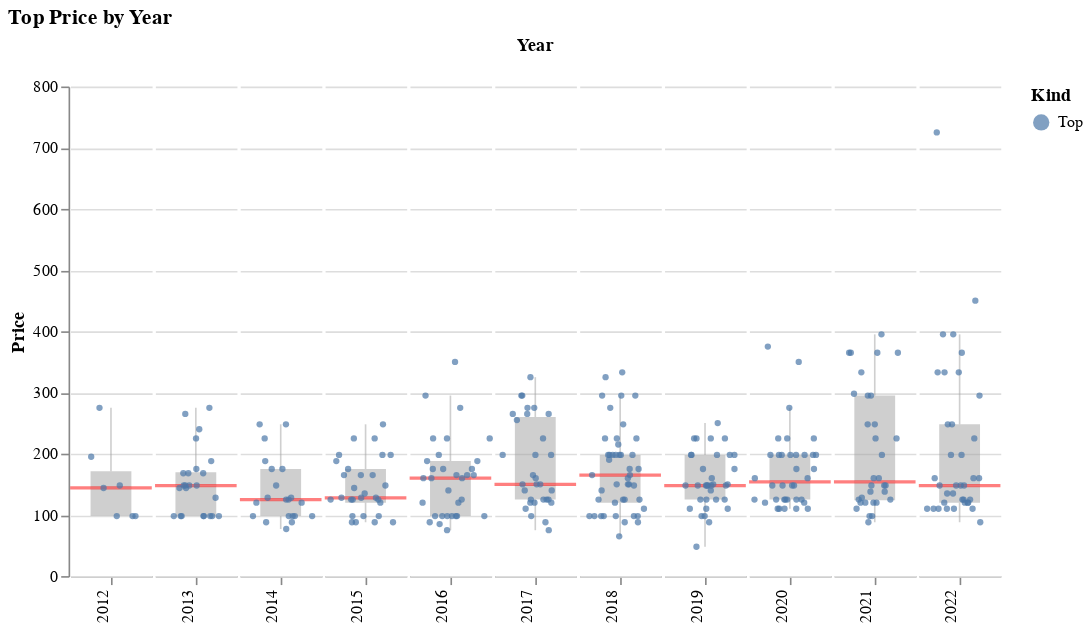

The code cell stored with this chart in its notebook:
### Markdown cell above
Aggregate prices for tops have fluctuated a bit in the last 6 years. In 2022, the median top price was `$148`, which is lower than it was in most of the last 6 years.

### Code cell
plots.price_plot(clothes_products_df[clothes_products_df['Kind'] == 'Top'], 
                 'Kind', 
                 kind_sort_order).properties(title='Top Price by Year')

### Figure 1 — Vega-Lite specification as saved in the notebook (floating-point values rounded to 4 significant figures; data arrays with more than 128 entries replaced by an {"elided": "..."} marker saying what was removed)
{"$schema": "https://vega.github.io/schema/vega-lite/v4.17.0.json", "config": {"facet": {"spacing": 0}, "view": {"continuousHeight": 300, "continuousWidth": 400, "stroke": null}}, "data": {"name": "data-163401435892c7812e78a38c64547288"}, "datasets": {"data-163401435892c7812e78a38c64547288": {"elided": "328 records"}}, "facet": {"column": {"field": "Year", "header": {"labelAlign": "right", "labelAngle": -90, "labelOrient": "bottom", "labelPadding": 3, "titleOrient": "top"}, "type": "ordinal"}}, "spec": {"layer": [{"encoding": {"y": {"axis": {}, "field": "Price", "scale": {}, "type": "quantitative"}}, "mark": {"color": "#A0A0A0", "opacity": 0.5, "outliers": false, "size": 25, "type": "boxplot"}, "width": 50}, {"layer": [{"encoding": {"y": {"aggregate": "median", "field": "Price", "type": "quantitative"}}, "mark": {"color": "red", "opacity": 0.5, "size": 2, "type": "rule"}, "width": 50}, {"encoding": {"color": {"field": "Kind", "scale": {"scheme": "tableau10"}, "sort": ["Bottom", "Top", "Layer"], "type": "nominal"}, "tooltip": [{"field": "Product", "type": "nominal"}, {"field": "Price", "type": "quantitative"}, {"field": "Price-2022", "type": "quantitative"}], "x": {"axis": {"grid": false, "labels": false, "ticks": true, "values": [0]}, "field": "jitter", "scale": {}, "title": null, "type": "quantitative"}, "y": {"axis": {}, "field": "Price", "scale": {}, "type": "quantitative"}}, "mark": {"opacity": 0.7, "size": 15, "type": "circle"}, "transform": [{"as": "jitter", "calculate": "sqrt(-1*log(random()))*cos(2*PI*random())"}], "width": 50}]}]}, "title": "Top Price by Year"}
